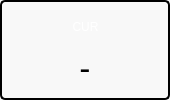
                  <widget class="QWidget" name="widget_17" native="true">
                   <property name="minimumSize">
                    <size>
                     <width>170</width>
                     <height>100</height>
                    </size>
                   </property>
                   <property name="maximumSize">
                    <size>
                     <width>170</width>
                     <height>100</height>
                    </size>
                   </property>
                   <property name="styleSheet">
                    <string notr="true">background-color: rgb(248, 248, 248);
border: 2px solid black;
border-radius: 5px;</string>
                   </property>
                   <layout class="QVBoxLayout" name="verticalLayout_26">
                    <item>
                     <layout class="QHBoxLayout" name="horizontalLayout_19">
                      <property name="topMargin">
                       <number>0</number>
                      </property>
                      <item>
                       <widget class="QWidget" name="widget_3" native="true">
                        <property name="maximumSize">
                         <size>
                          <width>40</width>
                          <height>35</height>
                         </size>
                        </property>
                        <property name="styleSheet">
                         <string notr="true">border:none;</string>
                        </property>
                        <widget class="QLabel" name="img_heart_2">
                         <property name="geometry">
                          <rect>
                           <x>0</x>
                           <y>0</y>
                           <width>40</width>
                           <height>35</height>
                          </rect>
                         </property>
                         <property name="sizePolicy">
                          <sizepolicy hsizetype="Fixed" vsizetype="Fixed">
                           <horstretch>40</horstretch>
                           <verstretch>35</verstretch>
                          </sizepolicy>
                         </property>
                         <property name="minimumSize">
                          <size>
                           <width>40</width>
                           <height>35</height>
                          </size>
                         </property>
                         <property name="maximumSize">
                          <size>
                           <width>40</width>
                           <height>35</height>
                          </size>
                         </property>
                         <property name="font">
                          <font>
                           <italic>false</italic>
                           <bold>false</bold>
                          </font>
                         </property>
                         <property name="layoutDirection">
                          <enum>Qt::LeftToRight</enum>
                         </property>
                         <property name="styleSheet">
                          <string notr="true">border: none;</string>
                         </property>
                         <property name="frameShape">
                          <enum>QFrame::NoFrame</enum>
                         </property>
                         <property name="frameShadow">
                          <enum>QFrame::Plain</enum>
                         </property>
                         <property name="text">
                          <string/>
                         </property>
                         <property name="textFormat">
                          <enum>Qt::PlainText</enum>
                         </property>
                         <property name="pixmap">
                          <pixmap>../../ast_monitor/icons/heart.svg</pixmap>
                         </property>
                         <property name="scaledContents">
                          <bool>true</bool>
                         </property>
                         <property name="alignment">
                          <set>Qt::AlignCenter</set>
                         </property>
                         <property name="buddy">
                          <cstring></cstring>
                         </property>
                        </widget>
                        <widget class="QLabel" name="label">
                         <property name="geometry">
                          <rect>
                           <x>0</x>
                           <y>0</y>
                           <width>41</width>
                           <height>31</height>
                          </rect>
                         </property>
                         <property name="styleSheet">
                          <string notr="true">font: 14px &quot;Bahnschrift&quot;; border: none; background-color: rgba(0,0,0,0); color: white;</string>
                         </property>
                         <property name="text">
                          <string>CUR</string>
                         </property>
                         <property name="alignment">
                          <set>Qt::AlignCenter</set>
                         </property>
                        </widget>
                       </widget>
                      </item>
                     </layout>
                    </item>
                    <item>
                     <layout class="QHBoxLayout" name="horizontalLayout_6">
                      <property name="bottomMargin">
                       <number>5</number>
                      </property>
                      <item>
                       <widget class="QLabel" name="lbl_interval_heart_rate">
                        <property name="sizePolicy">
                         <sizepolicy hsizetype="Fixed" vsizetype="Fixed">
                          <horstretch>48</horstretch>
                          <verstretch>33</verstretch>
                         </sizepolicy>
                        </property>
                        <property name="minimumSize">
                         <size>
                          <width>120</width>
                          <height>10</height>
                         </size>
                        </property>
                        <property name="maximumSize">
                         <size>
                          <width>120</width>
                          <height>30</height>
                         </size>
                        </property>
                        <property name="font">
                         <font>
                          <family>Bahnschrift Light</family>
                          <pointsize>25</pointsize>
                          <italic>false</italic>
                          <bold>false</bold>
                         </font>
                        </property>
                        <property name="styleSheet">
                         <string notr="true">border:none</string>
                        </property>
                        <property name="text">
                         <string>-</string>
                        </property>
                        <property name="alignment">
                         <set>Qt::AlignCenter</set>
                        </property>
                       </widget>
                      </item>
                     </layout>
                    </item>
                   </layout>
                  </widget>
